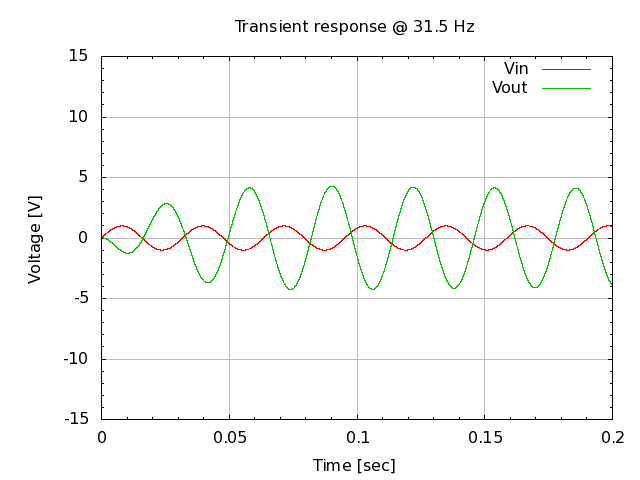

The script that saved this image:
# setup terminal
set term png

# setup graph
set output "26.006.00.02.01.png"
set title "Transient response @ 31.5 Hz"

# setup Y-axis
set yrange [-15:15]
set grid ytics lt 1 lw 1 lc rgb "#bbbbbb"
set mytics
set ylabel "Voltage [V]"

# setup X-axis
set grid xtics lt 1 lw 1 lc rgb "#bbbbbb"
set mxtics
set xlabel "Time [sec]"

# setup plot style
set style data lines
plot '26.006.00.02.01.dat' using 1:2 title "Vin", \
     '26.006.00.02.01.dat' using 1:3 title "Vout"

# set output back to default
set output

# reset terminal type
set terminal pop
